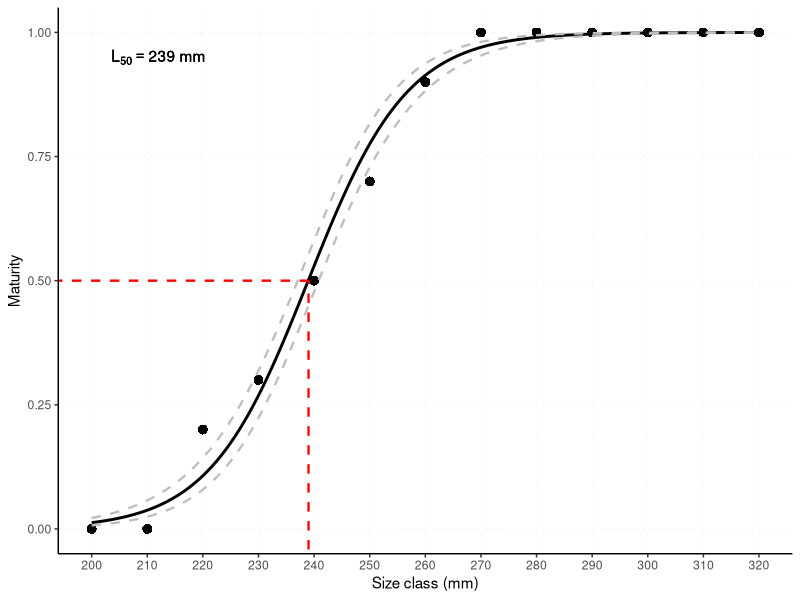
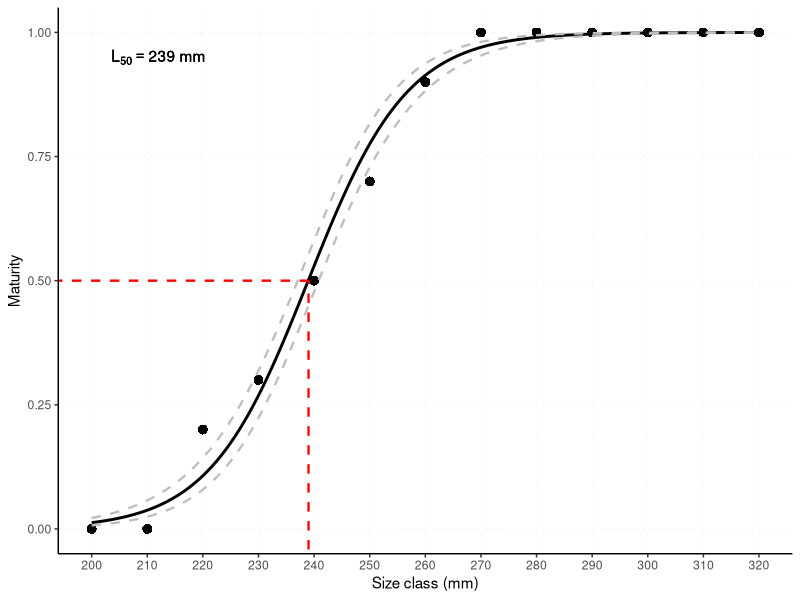

Source code (R) for these figures, in order:
## Size at maturity ##
## by Lucas Rodrigues 31/03/23 ##

# libraries
library(readxl)
library(car)
library(ggplot2)
library(emmeans)
library(dplyr)

# insert data
data <- read_excel("example_maturity_at_size.xlsx", sheet = "Plan1")

# frequentist Binomial model
mod <- glm(cbind(mature, total-mature) ~ class, data = data, family = binomial(link="logit"))
Anova(mod)

# generating data from model
yhat.df <- emmeans(mod, ~ class, at=list(class=seq(min(data$class),max(data$class),by=ifelse(max(data$class)>1000,1,.1))), type='response') %>%
  as.data.frame()

# choose the cutoff! ex. .5, .9, etc
prob_mat <- .5

# size at maturity
cut <- filter(yhat.df, prob >= prob_mat)

SzAtMat <- round(min(cut$class),3)
SzAtMat

# plot
ggplot() +
  geom_point(data = data, aes(x = class, y = mature/total), colour = "black", shape = 16, size=3)+
  geom_line(data = yhat.df, aes(y = prob, x = class), col="black", lty=1, lwd=1) +
  geom_line(data = yhat.df, aes(y = asymp.LCL, x = class), col="grey", lty=2, lwd=.8) +
  geom_line(data = yhat.df, aes(y = asymp.UCL, x = class), col="grey", lty=2, lwd=.8) +
  geom_segment(aes(x = -15, xend = SzAtMat, y = prob_mat, yend = prob_mat), color ="red", size =.8, linetype = "dashed")+
  geom_segment(aes(x = SzAtMat, xend = SzAtMat, y = -.5, yend = prob_mat), color ="red", size =.8, linetype = "dashed")+
  annotate(geom = "text",x = quantile(seq(min(data$class),max(data$class)),.1), y = .95, label = bquote(L[50] == .(SzAtMat) ~ "mm"), color = "black") +
  ylab("Maturity") +
  xlab("Size class (mm)") +
  scale_x_continuous(breaks = as.numeric(data$class)) +
  coord_cartesian(xlim = c(min(data$class),max(data$class)), ylim = c(0,1))+
   theme(panel.background = element_blank(),
        axis.line = element_line(colour = "black"),
        panel.grid.major = element_line(color = "grey90", linewidth = 0.1, linetype = 2), legend.position = 'none')

# saving plot
ggsave("image.jpeg", width = 120, height = 100, units = c("mm"), dpi = 600)
